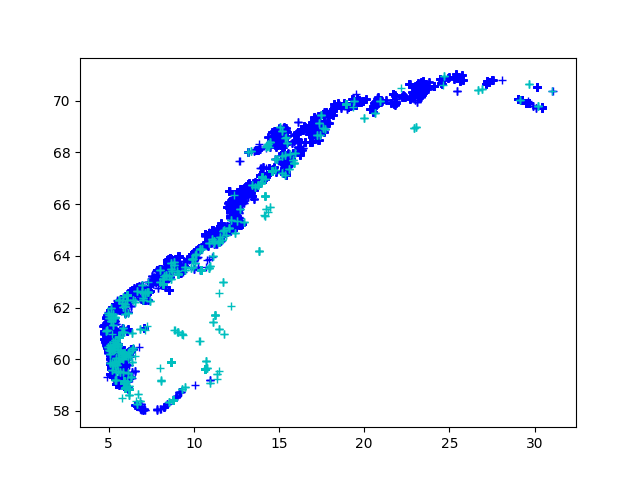

Write Python code to recreate this figure.
import csv

lats = []
lons = []

with open('Akvakulturregisteret.csv', newline='', encoding='iso-8859-1') as csvfile:
    akvareader = csv.reader(csvfile, delimiter=';')
    for row in akvareader:
        try:
            lat = float(row[-2]) # latitude is second last
            lon = float(row[-1]) # longitude is last
        except ValueError:
            continue

        vann_int = 1 if row[20] == "SALTVANN" else 0

        lats.append((lat, vann_int))
        lons.append((lon, vann_int))


try:
    import matplotlib.pyplot as plt

    plt.plot([x[0] for x in lons if x[1] == 1], [x[0] for x in lats if x[1] == 1], "+b")
    plt.plot([x[0] for x in lons if x[1] == 0], [x[0] for x in lats if x[1] == 0], "+c")

    plt.savefig("uke_12_oppg_6c.png")

    plt.show()
except (ImportError, ModuleNotFoundError) as e:
    print(f'Import of matplotlib failed: {e}')
    print(f'We have {len(lats)} latitudes and {len(lons)} longitudes')
